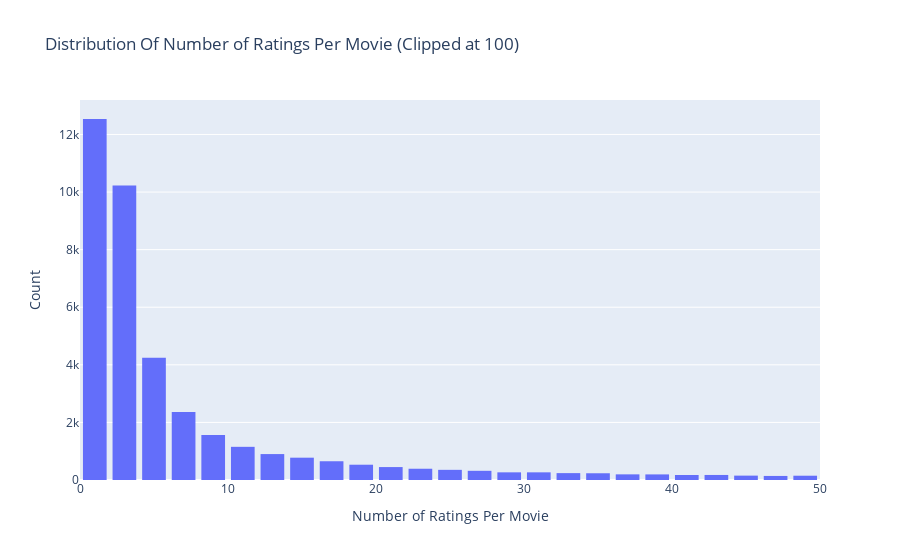

Notebook cell for this chart:
### Markdown cell above
# Distribution of Ratings per Movie.

### Code cell
# Number of ratings per movie
data = train.groupby('movieId')['rating'].count().clip(upper=50)

# Create trace
trace = go.Histogram(x = data.values,
                     name = 'Ratings',
                     xbins = dict(start = 0,
                                  end = 50,
                                  size = 2))
# Create layout
layout = go.Layout(title = 'Distribution Of Number of Ratings Per Movie (Clipped at 100)',
                   xaxis = dict(title = 'Number of Ratings Per Movie'),
                   yaxis = dict(title = 'Count'),
                   bargap = 0.2)

# Create plot
fig = go.Figure(data=[trace], layout=layout)
iplot(fig)

### Figure 1 — Plotly figure (JSON) as saved in the notebook; plotly's stock layout.template omitted (floating-point values rounded to 4 significant figures; data arrays with more than 128 entries replaced by an {"elided": "..."} marker saying what was removed)
{"data": [{"name": "Ratings", "type": "histogram", "x": {"elided": "48213 int values"}, "xbins": {"end": 50, "size": 2, "start": 0}}], "layout": {"bargap": 0.2, "title": {"text": "Distribution Of Number of Ratings Per Movie (Clipped at 100)"}, "xaxis": {"title": {"text": "Number of Ratings Per Movie"}}, "yaxis": {"title": {"text": "Count"}}}}
